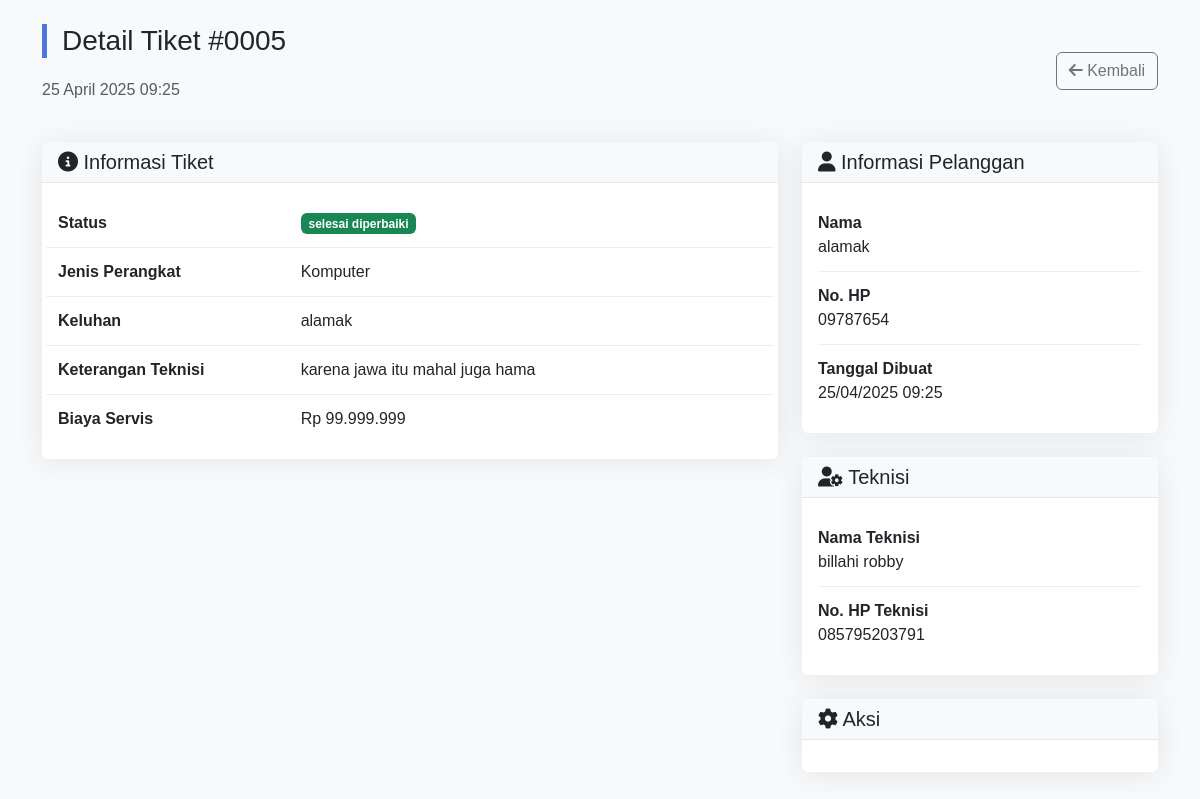
/pelanggan/detail_tiket.php?id=5 (signed in), run on an earlier commit of the app's database.
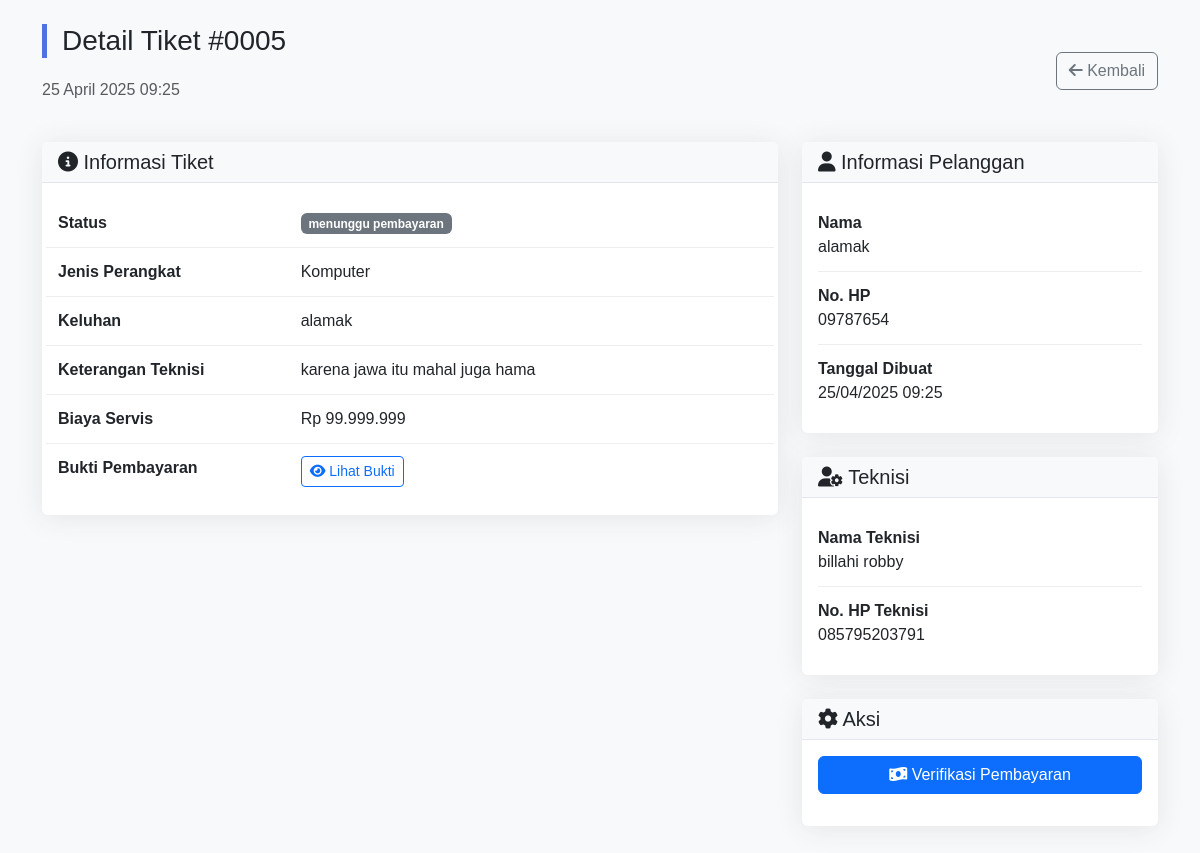
And on a later commit of the database.
### tables this page shows
CREATE TABLE `tiket_servis` (
  `id` int NOT NULL,
  `user_id` int NOT NULL,
  `device_type` enum('hp','laptop','komputer') NOT NULL,
  `keluhan` text NOT NULL,
  `status` enum('pending','dikonfirmasi_admin','diproses_teknisi','selesai_diperbaiki','menunggu_pembayaran','lunas','servis_dibatalkan') DEFAULT 'pending',
  `biaya_servis` decimal(10,2) DEFAULT '0.00',
  `keterangan_teknisi` text,
  `bukti_pembayaran` varchar(255) DEFAULT NULL,
  `tanggal_dibuat` datetime DEFAULT CURRENT_TIMESTAMP,
  `tanggal_selesai` datetime DEFAULT NULL,
  `teknisi_id` int DEFAULT NULL,
  `keterangan_admin` varchar(225) DEFAULT NULL
);

CREATE TABLE `users` (
  `id` int NOT NULL,
  `username` varchar(50) NOT NULL,
  `password` varchar(50) NOT NULL,
  `nama` varchar(100) NOT NULL,
  `no_hp` varchar(20) NOT NULL,
  `role` enum('admin','teknisi','pelanggan') NOT NULL
);

### config/koneksi.php (called while the page is built, shortened)
<?php
$host = 'localhost';
$user = 'root';
$password = '';
$database = 'servis_komputer_db';
$koneksi = new mysqli($host, $user, $password, $database);
function bersihkan($data) {
    global $koneksi;
    return $koneksi->real_escape_string(strip_tags(trim($data)));
}
?>

### pelanggan/detail_tiket.php (the view, shortened to what the changed rows need)
<?php
require '../config/koneksi.php';
$tiket_id = bersihkan($_GET['id']);
$query = "SELECT t.*,
          u.nama as nama_pelanggan,
          u.no_hp as hp_pelanggan,
          ut.nama as nama_teknisi,
          ut.no_hp as hp_teknisi
          FROM tiket_servis t
          JOIN users u ON t.user_id = u.id
          LEFT JOIN users ut ON t.teknisi_id = ut.id
          WHERE t.id='$tiket_id'";
$tiket = $koneksi->query($query)->fetch_assoc();
?>
<!DOCTYPE html>
<html lang="en">
<head>
    <link href="../assets/css/bootstrap.min.css" rel="stylesheet">
    <link rel="stylesheet" href="https://cdnjs.cloudflare.com/ajax/libs/font-awesome/6.0.0/css/all.min.css">
</head>
<body>
    <?php
    if ($_SESSION['role'] == 'admin') {
        include '../includes/navbar_admin.php';
    } elseif ($_SESSION['role'] == 'teknisi') {
        include '../includes/navbar_teknisi.php';
    } else {
        include '../includes/navbar_admin.php';
    }
    ?>
    <div class="container mt-4 mb-5">
        <div class="d-flex justify-content-between align-items-center mb-4">
            <div>
                <h3 class="tiket-header">Detail Tiket #<?= str_pad($tiket['id'], 4, '0', STR_PAD_LEFT) ?></h3>
                <p class="text-muted"><?= date('d F Y H:i', strtotime($tiket['tanggal_dibuat'])) ?></p>
            </div>
        </div>
        <div class="row">
            <div class="col-lg-8">
                <div class="card info-card">
                    <div class="card-body">
                        <div class="detail-row row">
                            <div class="col-md-8">
                                <?php
                                $status_class = [
                                    'pending' => 'bg-warning',
                                    'dikonfirmasi_admin' => 'bg-info',
                                    'diproses_teknisi' => 'bg-primary',
                                    'selesai_diperbaiki' => 'bg-success',
                                    'menunggu_pembayaran' => 'bg-secondary',
                                    'lunas' => 'bg-success'
                                ];
                                ?>
                                <span class="badge status-badge <?= $status_class[$tiket['status']] ?>">
                                    <?= str_replace('_', ' ', $tiket['status']) ?>
                                </span>
                            </div>
                        </div>
                        <div class="detail-row row">
                            <div class="col-md-4 fw-bold">Jenis Perangkat</div>
                            <div class="col-md-8"><?= ucfirst($tiket['device_type']) ?></div>
                        </div>
                        <div class="detail-row row">
                            <div class="col-md-4 fw-bold">Keluhan</div>
                            <div class="col-md-8"><?= nl2br($tiket['keluhan']) ?></div>
                        </div>
                        <?php if (!empty($tiket['keterangan_teknisi'])): ?>
                        <div class="detail-row row">
                            <div class="col-md-4 fw-bold">Keterangan Teknisi</div>
                            <div class="col-md-8"><?= nl2br($tiket['keterangan_teknisi']) ?></div>
                        </div>
                        <?php endif; ?>
                        <?php if ($tiket['biaya_servis'] > 0): ?>
                        <div class="detail-row row">
                            <div class="col-md-4 fw-bold">Biaya Servis</div>
                            <div class="col-md-8">Rp <?= number_format($tiket['biaya_servis'], 0, ',', '.') ?></div>
                        </div>
                        <?php endif; ?>
                        <?php if ($_SESSION['role'] == 'admin' && !empty($tiket['bukti_pembayaran'])): ?>
                        <div class="detail-row row">
                            <div class="col-md-4 fw-bold">Bukti Pembayaran</div>
                            <div class="col-md-8">
                                <a href="../uploads/pembayaran/<?= $tiket['bukti_pembayaran'] ?>" target="_blank" class="btn btn-sm btn-outline-primary">
                                    <i class="fas fa-eye"></i> Lihat Bukti
                                </a>
                            </div>
                        </div>
                        <?php endif; ?>
                    </div>
                </div>
            </div>
            <div class="col-lg-4">
                <div class="card info-card">
                    <div class="card-body">
                        <div class="detail-row">
                            <div class="fw-bold">Nama</div>
                            <div><?= $tiket['nama_pelanggan'] ?></div>
                        </div>
                        <div class="detail-row">
                            <div class="fw-bold">No. HP</div>
                            <div><?= $tiket['hp_pelanggan'] ?></div>
                        </div>
                        <div class="detail-row">
                            <div class="fw-bold">Tanggal Dibuat</div>
                            <div><?= date('d/m/Y H:i', strtotime($tiket['tanggal_dibuat'])) ?></div>
                        </div>
                    </div>
                </div>
                <?php if (!empty($tiket['teknisi_id'])): ?>
                <div class="card info-card mt-4">
                    <div class="card-header">
                        <h5 class="mb-0"><i class="fas fa-user-cog"></i> Teknisi</h5>
                    </div>
                    <div class="card-body">
                        <div class="detail-row">
                            <div class="fw-bold">Nama Teknisi</div>
                            <div><?= $tiket['nama_teknisi'] ?></div>
                        </div>
                        <div class="detail-row">
                            <div class="fw-bold">No. HP Teknisi</div>
                            <div><?= $tiket['hp_teknisi'] ?></div>
                        </div>
                    </div>
                </div>
                <?php endif; ?>
                <?php if ($_SESSION['role'] == 'admin' || $_SESSION['role'] == 'teknisi'): ?>
                <div class="card info-card mt-4">
                    <div class="card-body">
                        <?php if ($_SESSION['role'] == 'admin' && $tiket['status'] == 'menunggu_pembayaran'): ?>
                            <a href="admin/konfirmasi_pembayaran.php?id=<?= $tiket['id'] ?>"
                               class="btn btn-primary w-100 btn-action mb-3">
                                <i class="fas fa-money-bill-wave"></i> Verifikasi Pembayaran
                            </a>
                        <?php endif; ?>
                    </div>
                </div>
                <?php endif; ?>
            </div>
        </div>
    </div>
</body>
</html>

What changed in the data, as far as the page shows it:
changed tiket_servis "Komputer": status "selesai diperbaiki" → "menunggu pembayaran"; bukti_pembayaran empty → "680b04e9e4a26_PPLG.jpg" (drawn)
Also different on the page:
text now shown: "Bukti Pembayaran Lihat Bukti Verifikasi Pembayaran"
